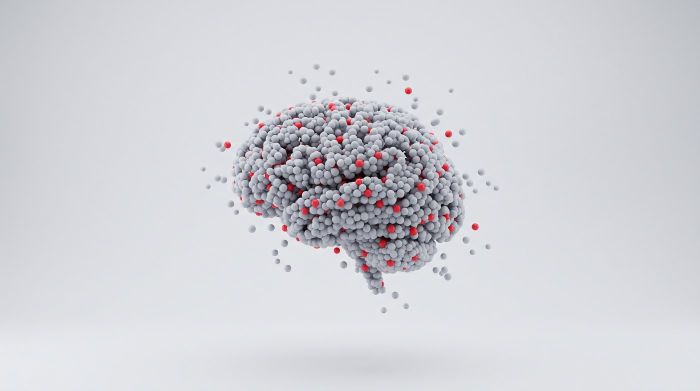
#> input picture assets/brain_cloud.jpg, 1400 x 781 px, found by its file name (shown at 1/2 size)
$ python bake_brain_labels.py
#> lines starting #> are read from the running program, lines starting #| are printed output that depends on the picture
"""Bake the brain callouts into the plate so nothing can drift at any viewport.

Leader lines stop at the brain's real silhouette, measured off the source pixels,
so a label never floats in empty space or lands on top of the cloud.
"""
import os, sys
from PIL import Image, ImageDraw, ImageFont

DARK = os.environ.get("DARK") == "1"   # dark plate: light cloud on charcoal
SRC = os.environ.get("SRC") or "/Users/nicolaslekai/Documents/Claude/Projects/NORMAL AI CONSULTANTS/assets/" + ("brain_cloud_dark.jpg" if DARK else "brain_cloud.jpg")
MONO = "/System/Library/Fonts/SFNSMono.ttf"
RED = (240, 65, 63)
INK = (240, 239, 236) if DARK else (26, 26, 28)

W = int(sys.argv[1]) if len(sys.argv) > 1 else 2200
FS = float(sys.argv[2]) if len(sys.argv) > 2 else 24.0   # px on the W-wide canvas
OUT = sys.argv[3] if len(sys.argv) > 3 else "baked.jpg"

TRACK = 0.20       # letter-spacing, em
SS = 3             # supersample for crisp small type
GAP_TXT = 0.020    # text -> line gap, fraction of width
GAP_BRAIN = 0.014  # line -> brain gap, fraction of width
COL_L = 0.235      # left column: where the labels end
COL_R = 0.765      # right column: where the labels start
MIN_LINE = 0.020   # shorter than this and the leader is left out

LEFT = ["YOUR DATA", "YOUR PROJECT FILES", "YOUR BEST PRACTICES", "YOUR BRAND VOICE"]
RIGHT = ["YOUR SKILL FILES", "YOUR DECISIONS", "YOUR CLIENTS", "YOUR WORKFLOWS"]
ROWS_L = [0.26, 0.41, 0.55, 0.69]
ROWS_R = [0.25, 0.40, 0.56, 0.70]

src = Image.open(SRC).convert("RGB")
#> src is the input picture: PIL image 1400x781 RGB; mean R, G, B 209.7, 210.2, 215.5
sw, sh = src.size
#> sw = 1400; sh = 781
spx = src.load()
LUM_MAX = 195          # below this a pixel belongs to the cloud (light plate)
LUM_MIN = 100          # above this a pixel belongs to the cloud (dark plate)
CLUSTER_GAP = sw * 0.03
#> CLUSTER_GAP = 42


def silhouette(fy):
    """Left/right edge of the main cloud on this row, as fractions of width."""
    y = min(sh - 1, round(fy * sh))
    xs = []
    for x in range(sw):
        r, g, b = spx[x, y]
        lum = 0.299 * r + 0.587 * g + 0.114 * b
        if (lum > LUM_MIN) if DARK else (lum < LUM_MAX):
            xs.append(x)
    if not xs:
        return 0.42, 0.58
    clusters, cur = [], [xs[0]]
    for x in xs[1:]:
        if x - cur[-1] <= CLUSTER_GAP:
            cur.append(x)
        else:
            clusters.append(cur)
            cur = [x]
    clusters.append(cur)
    main = max(clusters, key=len)
    return main[0] / sw, main[-1] / sw


H = round(sh * W / sw)
#> H = 1227
img = src.resize((W, H), Image.LANCZOS)

layer = Image.new("RGBA", (W * SS, H * SS), (0, 0, 0, 0))
#> layer: PIL image 6600x3681 RGBA; every value is 0
d = ImageDraw.Draw(layer)
font = ImageFont.truetype(MONO, round(FS * SS))
extra = FS * SS * TRACK
LINE_W = max(1, round(W / 1500)) * SS


def tracked_width(s):
    return sum(d.textlength(ch, font=font) + extra for ch in s) - extra


def draw_tracked(x, y, s):
    for ch in s:
        d.text((x, y), ch, font=font, fill=INK + (235,), anchor="lm")
        x += d.textlength(ch, font=font) + extra


for text, fy in zip(LEFT, ROWS_L):
    ys = fy * H * SS
    text_end = COL_L * W * SS
    draw_tracked(text_end - tracked_width(text), ys, text)
    line_start = text_end + GAP_TXT * W * SS
    line_end = (silhouette(fy)[0] - GAP_BRAIN) * W * SS
    if line_end - line_start > MIN_LINE * W * SS:
        d.line([(line_start, ys), (line_end, ys)], fill=RED + (255,), width=LINE_W)

for text, fy in zip(RIGHT, ROWS_R):
    ys = fy * H * SS
    text_start = COL_R * W * SS
    draw_tracked(text_start, ys, text)
    line_end = text_start - GAP_TXT * W * SS
    line_start = (silhouette(fy)[1] + GAP_BRAIN) * W * SS
    if line_end - line_start > MIN_LINE * W * SS:
        d.line([(line_start, ys), (line_end, ys)], fill=RED + (255,), width=LINE_W)

layer = layer.resize((W, H), Image.LANCZOS)
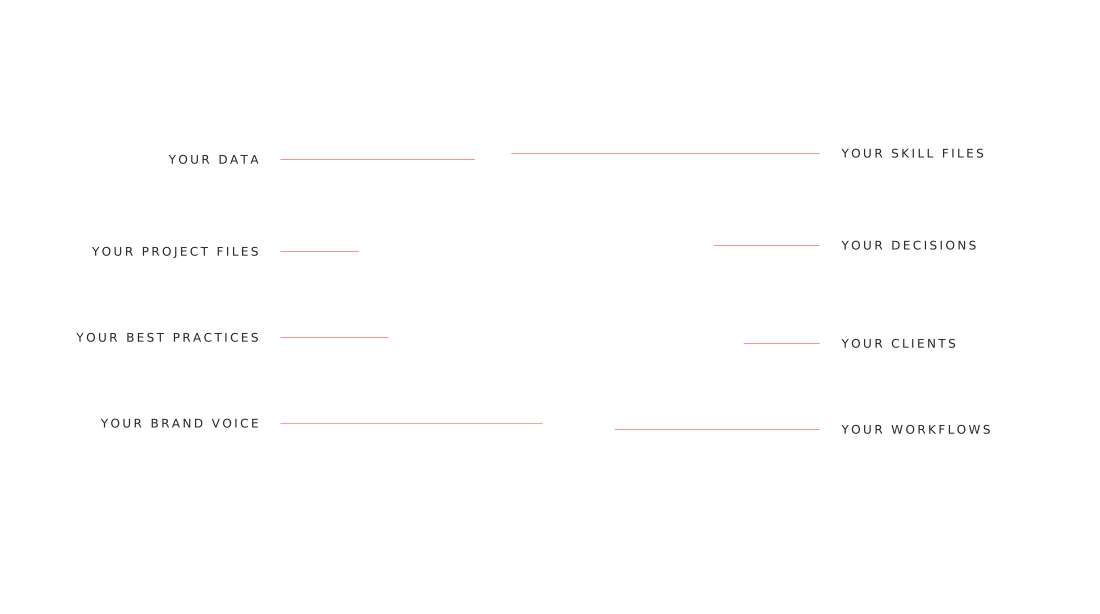
#> layer: PIL image 2200x1227 RGBA (shown at 1/2 size); mean R, G, B, A 1.2, 0.4, 0.4, 1.1; transparent parts drawn white
img = Image.alpha_composite(img.convert("RGBA"), layer).convert("RGB")
img.save(OUT, quality=90, optimize=True, progressive=True)
print(OUT, img.size, "font", FS)
#| baked.jpg (2200, 1227) font 24.0

$ run again, with assets/brain_cards_alt.jpg copied over assets/brain_cloud.jpg
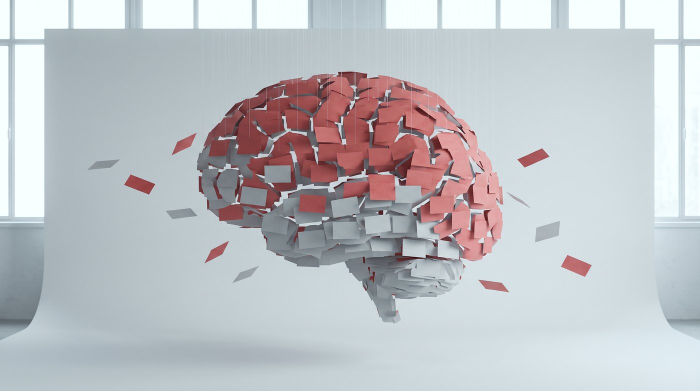
#> input picture assets/brain_cards_alt.jpg, 1400 x 781 px, found by its file name (shown at 1/2 size)
#> src is the input picture: PIL image 1400x781 RGB; mean R, G, B 190.9, 193.1, 197
#> `layer = layer.resize((W, H), Image.LANCZOS)`:
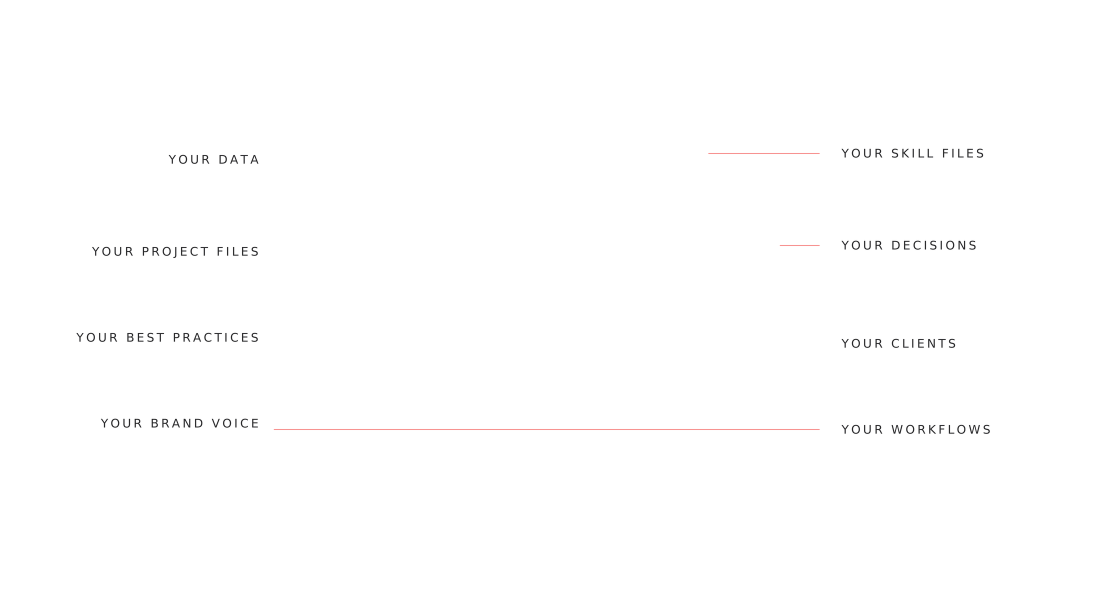
#> layer: PIL image 2200x1227 RGBA (shown at 1/2 size); mean R, G, B, A 0.7, 0.3, 0.3, 1; transparent parts drawn white
#| baked.jpg (2200, 1227) font 24.0
